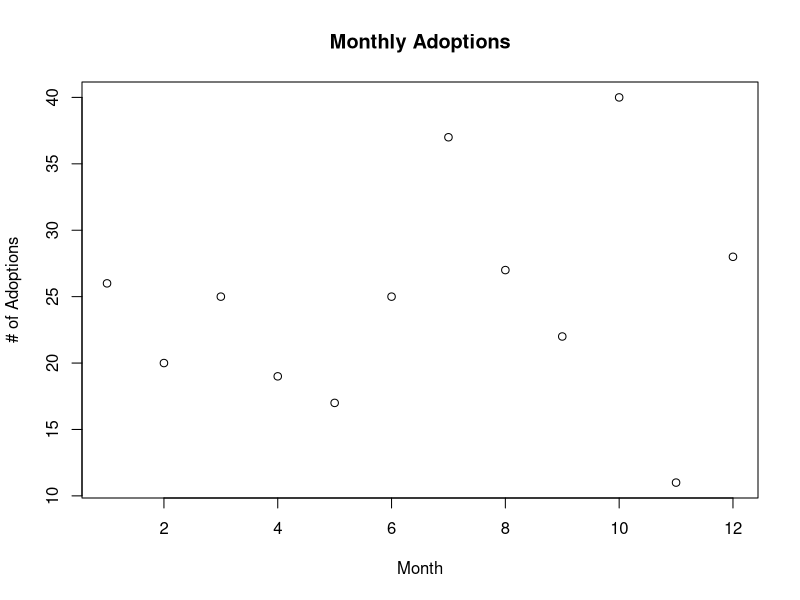
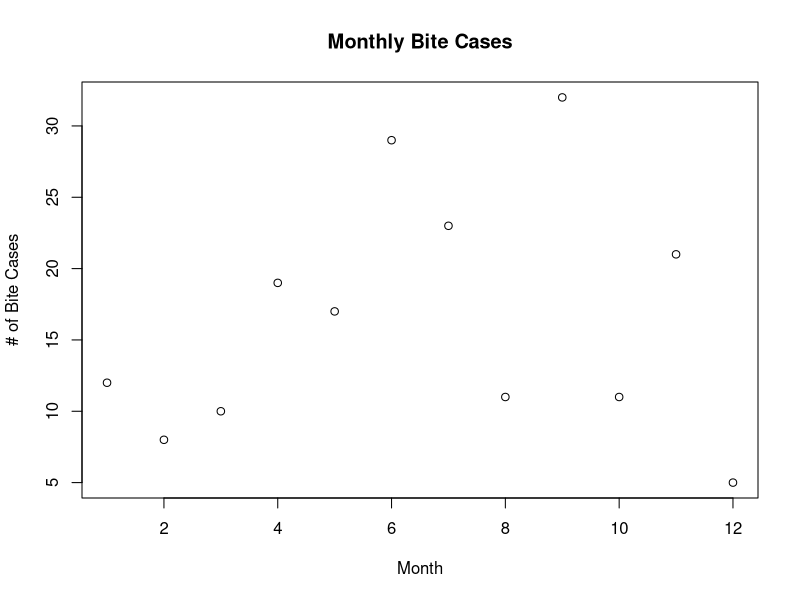
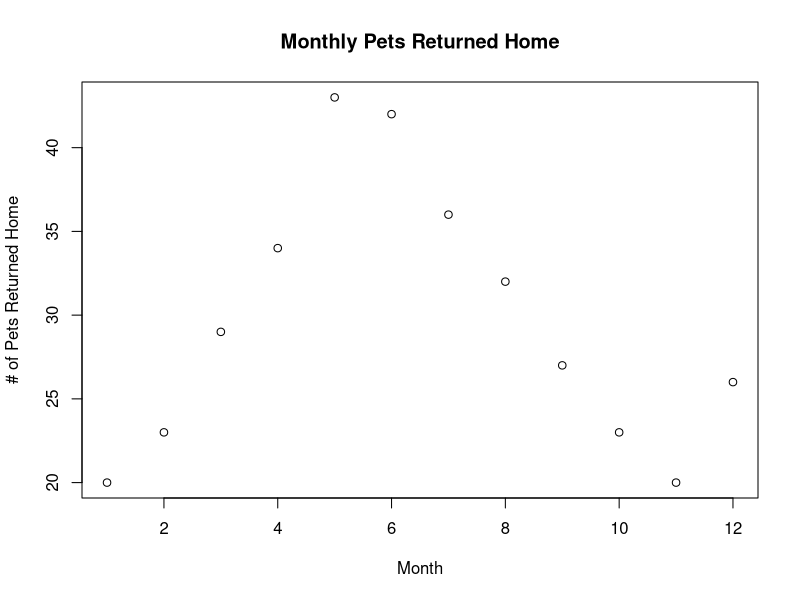

R code for these plots, in order:
## ---- chunk 1
setwd("~/ODV/AnimalControl-SB")
dat = read.csv("Animal_Care_and_Control_Monthly_Statistics.csv")
dat = na.omit(dat) #removing NA's 
dat.final = dat[,c(-2,-7)] # removed year column which contained only 2014 and FID column which is identical to month column

## ---- chunk 2
summary(dat.final)
## ---- chunk 3
plot(dat.final$Adoptions~dat.final$Month, xlab= "Month", ylab="# of Adoptions", main="Monthly Adoptions")
plot(dat.final$Bite_Cases_Serviced_by_SBACC~dat.final$Month, xlab= "Month", ylab="# of Bite Cases", main="Monthly Bite Cases")
plot(dat.final$Pets_Returned_Home~dat.final$Month, xlab= "Month", ylab="# of Pets Returned Home", main="Monthly Pets Returned Home")
## ---- chunk 4

